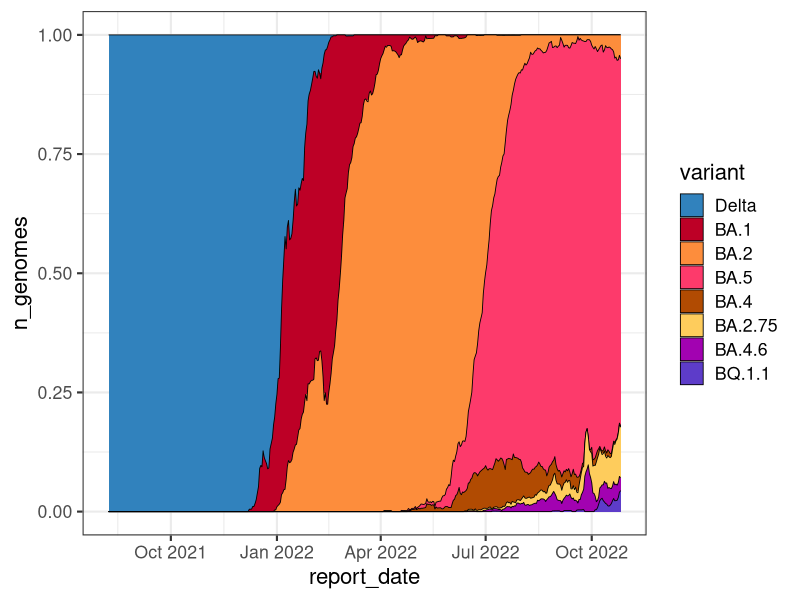

R code for this plot:
## ---- chunk 1
knitr::opts_chunk$set(
  fig.path = "images/"
)
## ---- chunk 2
library(lubridate)
library(tidyr)
library(ggplot2)
library(forcats)

voc <- read.csv("data/all_variant_counts.csv")
voc$report_date <- ymd(voc$report_date)
tidy_voc <- pivot_longer(voc, !report_date, names_to = "variant", values_to = "n_genomes")

order_of_arrival <- c("Delta", "BA.1", "BA.2", "BA.5", "BA.4", "BA.2.75", "BA.4.6", 
"BQ.1.1")

tidy_voc$variant <- fct_relevel(tidy_voc$variant, order_of_arrival)

voc_pal <-   c(`Delta` = "#3182bd", 
               `BA.1` = "#bd0026", 
               `BA.2` = "#fd8d3c", 
               `BA.4` = "#B14B02",
               `BA.4.6` = "#A202B1",
               `BA.5` = "#FD3A6B",
               `BA.2.75` = "#fecc5c", 
               `BQ.1.1`  = "#5d3cc9"
)


ggplot(tidy_voc, aes(report_date, n_genomes, fill=variant)) + 
    geom_area(position = 'fill', colour='black', size=0.3) +
    scale_fill_manual(values=voc_pal)+
    theme_bw(base_size = 16)  
